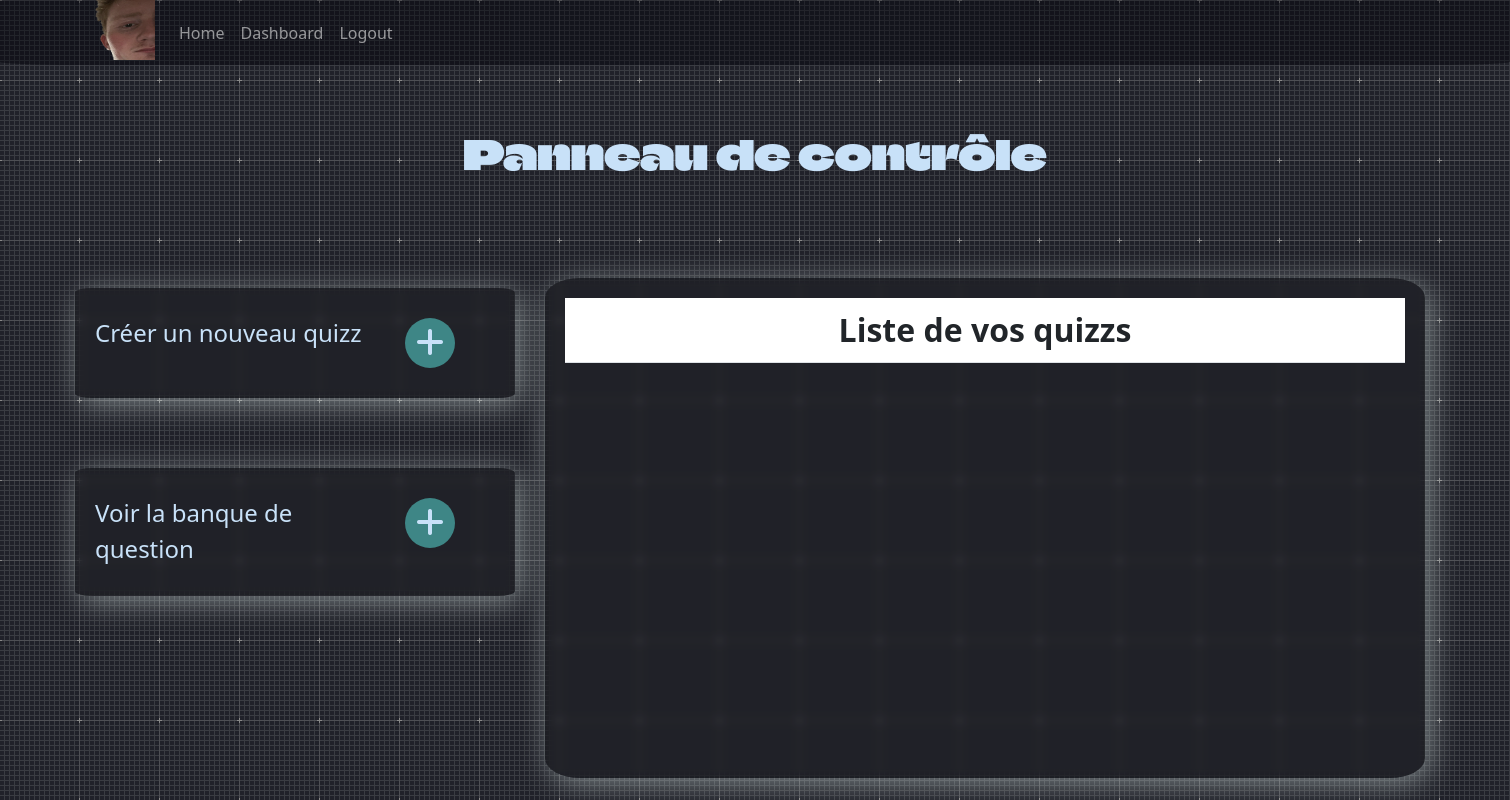
The app's page /dashboard/ (signed in), older data.
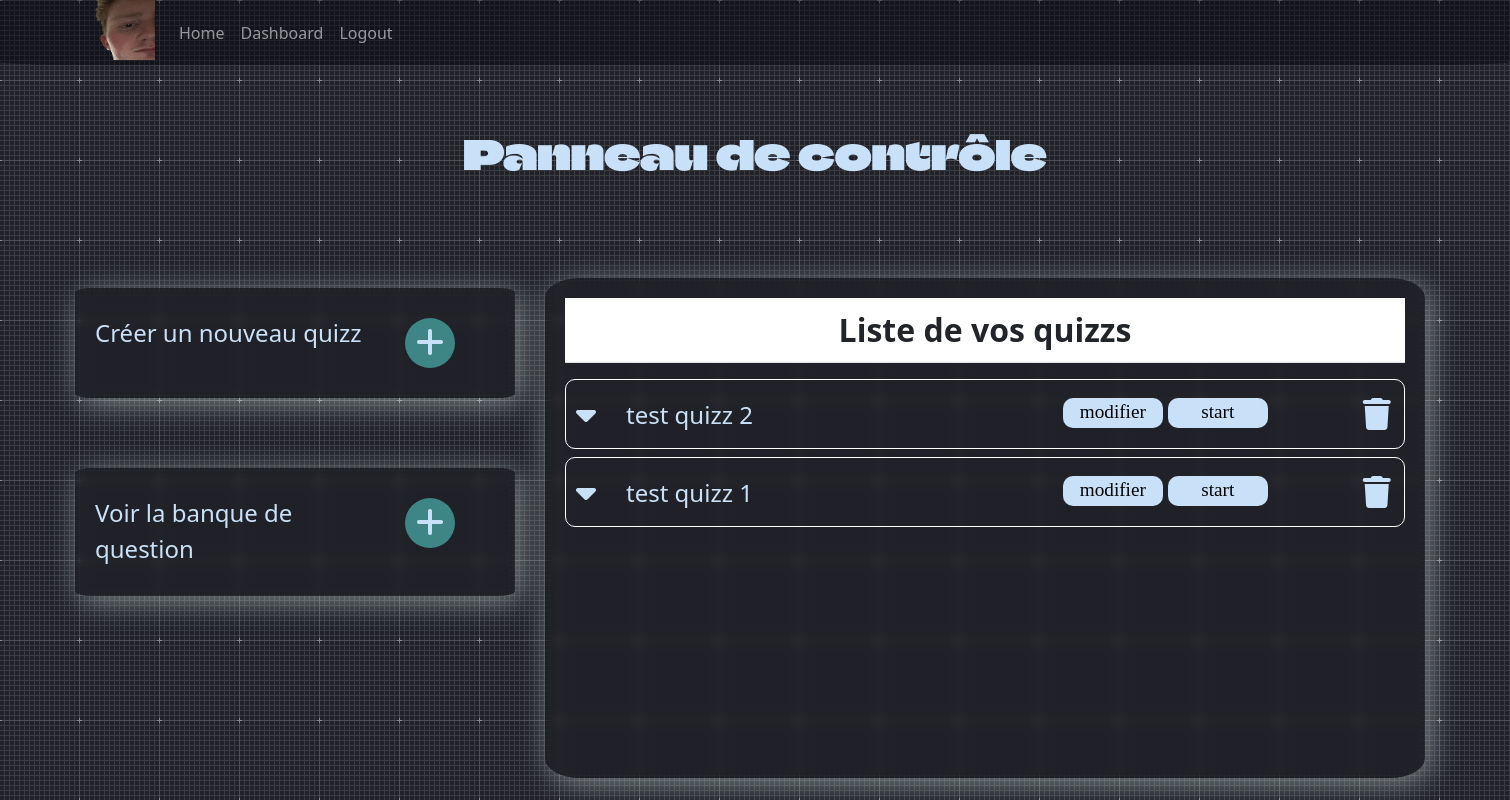
The same page, newer data.
### administrateur/models.py (models this page shows)
class Quizz(models.Model):
    pseudo = models.CharField(max_length=255)
    name = models.CharField(max_length=255, default="null")
    mode = models.CharField(max_length=255)
    timer = models.IntegerField(default=0)
    afficher = models.BooleanField(default=False)
    stocker = models.BooleanField(default=False)
    numero = models.IntegerField(default=0)  # ne sert à rien d 'autre que la simplification du processus de suppression de questions

### administrateur/views.py (the view, shortened to what this page needs)
# urls.py: path('dashboard/', dashboard, name="dashboard"),
@login_required
def dashboard(request):
    quizzs = Quizz.objects.all().filter(pseudo=str(request.user.username))
    for k in range(len(quizzs)):
        quizzs[k].numero = k
        quizzs[k].save()
    context = {
        "quizzs":quizzs,
    }
    return render(request, "administrateur/dashboard.html", context)

### administrateur/templates/administrateur/dashboard.html (shortened to what this page needs)
{% load static %}
<!DOCTYPE html>
<html lang="fr">
<head>
    <link rel="stylesheet" href="{% static 'administrateur/css/dashboard.css' %}">
    <link href="https://cdn.jsdelivr.net/npm/bootstrap@5.3.0-alpha1/dist/css/bootstrap.min.css" rel="stylesheet">
</head>
<body>
    {% include 'OpenQuizz/navbarconnected.html' %}
    <div class="main">
    <div class="titleup">
        <h1 class="alltitre">Panneau de contrôle</h1>
    </div>
        <div class="all">
            <div class="gauche">
                <div class="creer_quizz">
                    <div class="texte1">
                    <p>Créer un nouveau quizz</p>
                    </div>
                    <div class="bouton2">
                        <div class="cercle2">
                            <a href="/creation-quizz/">
                            <div class="a">
                                <i class="fa-solid fa-plus"></i>
                            </div>
                                </a>
                        </div>
                    </div>
                </div>
                <div class="lancer_quizz">
                    <div class="texte1">
                        <p>Voir la banque de question</p>
                    </div>
                    <div class="bouton3">
                        <div class="cercle3">
                           <a href="/banque-question/">
                            <div class="a">
                                <i class="fa-solid fa-plus"></i>
                            </div>
                                </a>
                        </div>
                        </div>
                    </div>
                </div>
            <div class="droite">
                <div class="tableau">
                    <table id="table3" class="table">
                        <tr>
                            <th class="titre">Liste de vos quizzs</th>
                        </tr>
                    </table>
                       <div class="displayquestions">
                        {% for quizz in quizzs %}
                                <div class="question" id="{{quizz.numero}}quizz">
                                <div class="partiesup">
                                <div class="downarrow" id="{{quizz.numero}}" name="downarrow{quizz.numero}}">
                                    <div class="al">
                                    <i class="fa-sharp fa-solid fa-caret-down"></i>
                                    </div>
                                </div>
                                    <div class="texteq">
                                        <p class="{{quizz.numero}}">{{quizz.name}}</p>
                                    </div>
                                    <div class="modify">
                                        <div class="cadremofidy" id="{{quizz.numero}}">
                                        <p>modifier</p>
                                    </div>
                                    </div>
                                <div class="startquizz">
                                    <div class="cadre">
                                        <p>start</p>
                                    </div>
                                </div>
                                    <div class="supp" id="{{quizz.numero}}">
                                        <div class="a" id="suppbin">
                                            <i class="fa-solid fa-trash"></i>
                                        </div>
                                    </div>
                                </div>
                                </div>
                        {% endfor %}
                 </div>
                </div>
            </div>
        </div>
    </div>
</body>
</html>

Row changes from the older to the newer data that the page shows:
added Quizz: name "test quizz 2"
added Quizz: name "test quizz 1"
